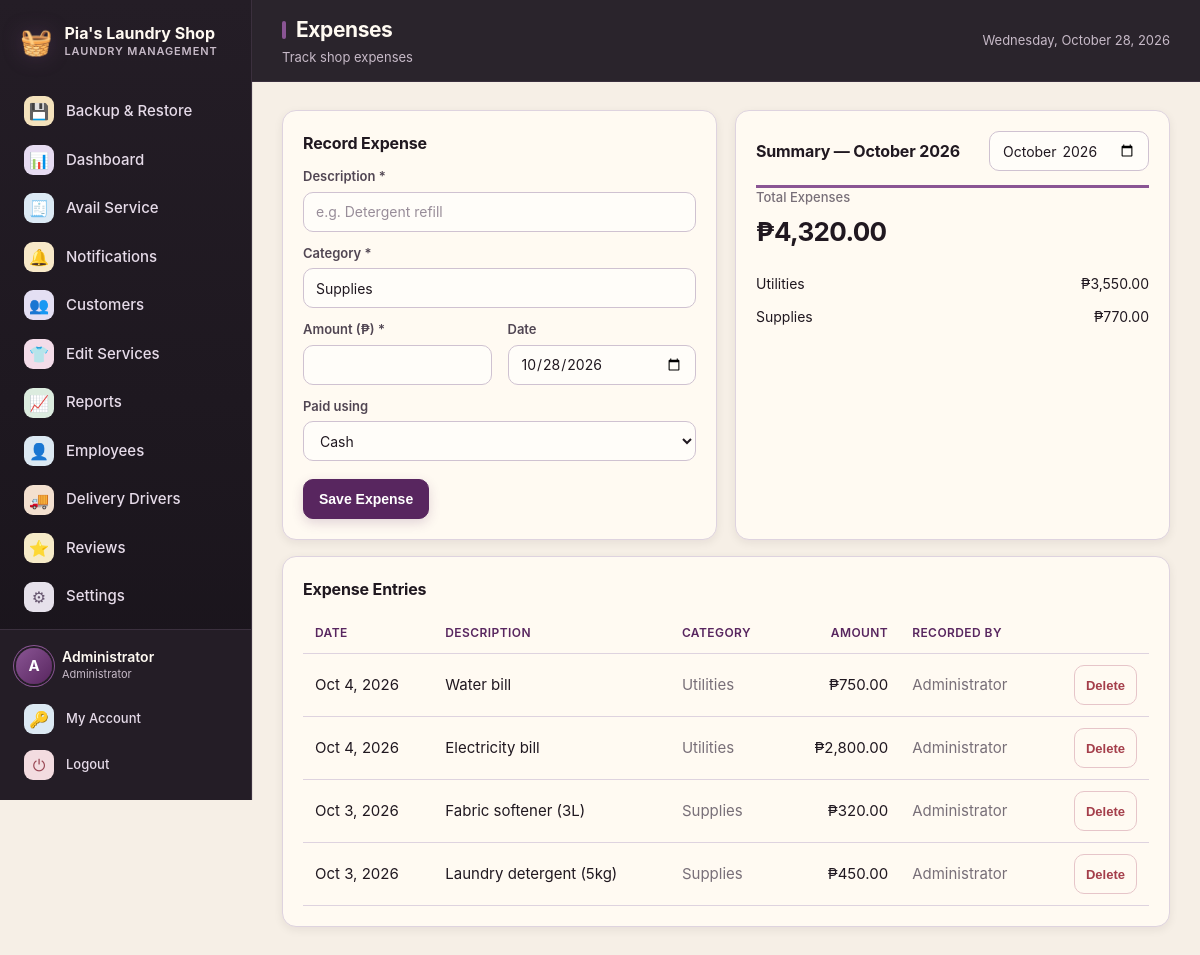
/expenses.php (signed in), run on the app's committed database.
### tables this page shows
CREATE TABLE users (
  id          INT UNSIGNED NOT NULL AUTO_INCREMENT,
  full_name   VARCHAR(100) NOT NULL,
  username    VARCHAR(50)  NOT NULL,
  password    VARCHAR(255) NOT NULL,
  email       VARCHAR(120) DEFAULT NULL,
  phone       VARCHAR(30)  DEFAULT NULL,
  role        ENUM('admin','staff') NOT NULL DEFAULT 'staff',
  is_active   TINYINT(1)   NOT NULL DEFAULT 1,
  created_at  DATETIME     NOT NULL DEFAULT CURRENT_TIMESTAMP,
  PRIMARY KEY (id),
  UNIQUE KEY uq_users_username (username)
);

CREATE TABLE expenses (
  id           INT UNSIGNED NOT NULL AUTO_INCREMENT,
  description  VARCHAR(255) NOT NULL,
  category     VARCHAR(60)  NOT NULL DEFAULT 'Supplies',
  amount       DECIMAL(10,2) NOT NULL DEFAULT 0.00,
  payment_method VARCHAR(30) NOT NULL DEFAULT 'cash',
  expense_date DATE         NOT NULL,
  created_by   INT UNSIGNED DEFAULT NULL,
  created_at   DATETIME     NOT NULL DEFAULT CURRENT_TIMESTAMP,
  PRIMARY KEY (id),
  KEY idx_expenses_date (expense_date)
);

### includes/functions.php (called while the page is built, shortened)
<?php
function e($value): string
{
    return htmlspecialchars((string) $value, ENT_QUOTES, 'UTF-8');
}
function money($amount): string
{
    return '₱' . number_format((float) $amount, 2);
}
function get_setting(string $key, string $default = ''): string
{
    static $cache = null;
    if ($cache === null) {
        $cache = [];
        foreach (db()->query("SELECT `key`, `value` FROM settings") as $row) {
            $cache[$row['key']] = (string) $row['value'];
        }
    }
    return $cache[$key] ?? $default;
}
function asset_prefix(): string
{
    static $prefix = null;
    if ($prefix !== null) {
        return $prefix;
    }
    $appRoot   = realpath(__DIR__ . '/..');
    $scriptDir = realpath(dirname($_SERVER['SCRIPT_FILENAME'] ?? __FILE__));
    $prefix = '';
    if ($appRoot && $scriptDir && strpos($scriptDir, $appRoot) === 0) {
        $rel = trim(str_replace('\\', '/', substr($scriptDir, strlen($appRoot))), '/');
    }
    return $prefix;
}
function asset(string $path): string
{
    return asset_prefix() . ltrim($path, '/');
}

### config/database.php (called while the page is built, shortened)
<?php
function db(): PDO
{
    static $pdo = null;
    if ($pdo === null) {
        try {
            $pdoOptions = [
                PDO::ATTR_ERRMODE            => PDO::ERRMODE_EXCEPTION,
                PDO::ATTR_DEFAULT_FETCH_MODE => PDO::FETCH_ASSOC,
                PDO::ATTR_EMULATE_PREPARES   => false,
            ];
            $dsn = 'mysql:host=' . DB_HOST . ';port=' . DB_PORT . ';dbname=' . DB_NAME . ';charset=' . DB_CHARSET;
            $environmentDatabaseName = getenv('DB_NAME');
            $railwayDatabaseName = getenv('MYSQLDATABASE');
            $useAutomaticLocalSelection = ($environmentDatabaseName === false || $environmentDatabaseName === '')
                && ($railwayDatabaseName === false || $railwayDatabaseName === '');
            if ($useAutomaticLocalSelection) {
                try {
                    $pdo = new PDO($dsn, DB_USER, DB_PASS, $pdoOptions);
                } catch (PDOException $e) {
                    $isUnknownDatabase = isset($e->errorInfo[1]) && (int) $e->errorInfo[1] === 1049;
                    if (!$isUnknownDatabase) {
                        throw $e;
                    }
                    $legacyDsn = 'mysql:host=' . DB_HOST . ';port=' . DB_PORT . ';dbname=laundry_pos;charset=' . DB_CHARSET;
                    $pdo = new PDO($legacyDsn, DB_USER, DB_PASS, $pdoOptions);
                    error_log('Using legacy laundry_pos database because laundry_pias is not present.');
                }
            } else {
                $pdo = new PDO($dsn, DB_USER, DB_PASS, $pdoOptions);
            }
        } catch (PDOException $e) {
            http_response_code(500);
            exit('<h2>Database connection failed</h2>'
                . '<p>Could not connect to MySQL. Please check that:</p>'
                . '<ul>'
                . '<li>The MySQL service is <strong>running</strong> - start it from the XAMPP Control Panel, or click Start All in Laragon.</li>'
                . '<li>The database <code>' . htmlspecialchars(DB_NAME) . '</code> exists (import <code>database/laundry_pos.sql</code>).</li>'
                . '<li>Credentials in <code>config/database.php</code> match your setup.</li>'
                . '</ul>'
                . '<p style="color:#888"><small>' . htmlspecialchars($e->getMessage()) . '</small></p>');
        }
    }
    return $pdo;
}

### includes/auth.php (called while the page is built, shortened)
<?php
require_once __DIR__ . '/../config/database.php';
require_once __DIR__ . '/functions.php';
function current_user(): ?array
{
    static $user = null;
    if ($user === null) {
        $stmt = db()->prepare("SELECT * FROM users WHERE id = ? AND is_active = 1");
        $stmt->execute([$_SESSION['user_id']]);
        $user = $stmt->fetch() ?: null;
    }
    return $user;
}
function require_login(): void
{
    if (!current_user()) {
        redirect('index.php');
    }
}
function require_admin(): void
{
    require_login();
}

### expenses.php (the view, shortened to what this page needs)
<?php
require_once __DIR__ . '/includes/auth.php';
require_admin();
$pdo = db();
$month = $_GET['month'] ?? date('Y-m');
$whereSql  = "WHERE DATE_FORMAT(expense_date, '%Y-%m') = ?";
$params    = [$month];
$stmt = $pdo->prepare("SELECT e.*, u.full_name AS created_by_name
                       FROM expenses e LEFT JOIN users u ON u.id = e.created_by
                       $whereSql ORDER BY e.expense_date DESC, e.id DESC");
$stmt->execute($params);
$expenses = $stmt->fetchAll();
$monthTotal = (float)$pdo->query(
    "SELECT COALESCE(SUM(amount),0) FROM expenses WHERE DATE_FORMAT(expense_date, '%Y-%m') = " . $pdo->quote($month)
)->fetchColumn();
$categoryTotals = [];
foreach ($expenses as $e) {
    $categoryTotals[$e['category']] = ($categoryTotals[$e['category']] ?? 0) + (float)$e['amount'];
}
$pageTitle = 'Expenses';
$pageSubtitle = 'Track shop expenses';
include __DIR__ . '/includes/header.php';
?>
<div class="grid two">
  <div class="card">
    <h2>Record Expense</h2>
    <form method="post" action="expenses.php">
      <label for="description">Description *</label>
      <input type="text" id="description" name="description" required placeholder="e.g. Detergent refill">
      <label for="category">Category *</label>
      <input type="text" id="category" name="category" list="expCategory" required value="Supplies">
      <div class="form-row">
        <div>
          <label for="amount">Amount (₱) *</label>
          <input type="number" id="amount" name="amount" min="0" step="0.01" required>
        </div>
        <div>
          <label for="expense_date">Date</label>
          <input type="date" id="expense_date" name="expense_date" value="<?= e(date('Y-m-d')) ?>">
        </div>
      </div>
      <label for="payment_method">Paid using</label>
      <select id="payment_method" name="payment_method"><option value="cash">Cash</option><option value="gcash">GCash</option><option value="maya">Maya</option><option value="card">Card</option></select>
      <div class="form-actions">
        <button type="submit" class="btn btn-primary">Save Expense</button>
      </div>
    </form>
  </div>
  <div class="card">
    <div class="card-head">
      <h2>Summary — <?= e(date('F Y', strtotime($month . '-01'))) ?></h2>
      <form method="get" action="expenses.php">
        <input type="month" name="month" value="<?= e($month) ?>" onchange="this.form.submit()" style="width:160px;">
      </form>
    </div>
    <div class="stat-card">
      <div class="stat-label">Total Expenses</div>
      <div class="stat-value"><?= money($monthTotal) ?></div>
    </div>
    <div class="mt-16">
      <?php foreach ($categoryTotals as $cat => $amt): ?>
        <div class="summary-row"><span><?= e($cat) ?></span><span><?= money($amt) ?></span></div>
      <?php endforeach; ?>
    </div>
  </div>
</div>
<div class="card mt-16">
  <h2>Expense Entries</h2>
  <div class="table-wrap">
    <table>
      <thead><tr><th>Date</th><th>Description</th><th>Category</th><th class="num">Amount</th><th>Recorded by</th><th></th></tr></thead>
      <tbody>
        <?php foreach ($expenses as $e): ?>
        <tr>
          <td><?= e(date('M j, Y', strtotime($e['expense_date']))) ?></td>
          <td><?= e($e['description']) ?></td>
          <td class="muted"><?= e($e['category']) ?></td>
          <td class="num"><?= money($e['amount']) ?></td>
          <td class="muted"><?= e($e['created_by_name'] ?: '—') ?></td>
          <td class="right">
            <form method="post" action="expenses.php" style="display:inline;"
                  onsubmit="return confirm('Delete this expense?');">
              <button class="btn btn-danger btn-sm" type="submit">Delete</button>
            </form>
          </td>
        </tr>
        <?php endforeach; ?>
      </tbody>
    </table>
  </div>
</div>
<?php include __DIR__ . '/includes/footer.php'; ?>

### includes/header.php (shortened to what this page needs)
<?php
$user     = current_user();
$shopName = get_setting('shop_name', "Pia's Laundry Shop");
$active   = basename($_SERVER['PHP_SELF'] ?? '');
$prefix   = asset_prefix();
$nav = [
    ['Backup & Restore', 'backup.php', '&#128190;', true],
    ['Dashboard',    'dashboard.php',  '&#128202;', false],
    ['Avail Service','orders.php',     '&#129534;', false],
    ['Notifications','notifications.php','&#128276;', false],
    ['Customers',    'customers.php',  '&#128101;', false],
    ['Edit Services','services.php',   '&#128085;', true],
    ['Reports',      'reports.php',    '&#128200;', true],
    ['Employees',    'employees.php',  '&#128100;', true],
    ['Delivery Drivers', 'delivery_drivers.php', '&#128666;', false],
    ['Reviews',      'reviews.php',     '&#11088;', true],
    ['Settings',     'settings.php',   '&#9881;', true],
];
?>
<!DOCTYPE html>
<html lang="en">
<head>
<link rel="stylesheet" href="<?= e(asset('assets/css/style.css')) ?>?v=status-timeline-20261019">
</head>
<body>
<div class="app">
  <aside class="sidebar" id="sidebar" aria-label="Main navigation">
    <div class="brand">
      <span class="brand-icon">&#129530;</span>
      <div class="brand-text">
        <div class="brand-name"><?= e($shopName) ?></div>
        <div class="brand-sub">Laundry Management</div>
      </div>
    </div>
    <nav class="nav">
      <?php foreach ($nav as $item):
          [$label, $href, $icon, $adminOnly] = $item; $iconClass = 'nav-icon-' . preg_replace('/[^a-z0-9_-]/i', '', pathinfo($href, PATHINFO_FILENAME));
          $isActive = ($active === $href || $active === basename($href)) ? ' active' : '';
      ?>
      <a class="nav-link<?= $isActive ?>" href="<?= e($prefix . $href) ?>">
        <span class="nav-icon <?= e($iconClass) ?>"><?= $icon ?></span>
        <span><?= e($label) ?></span>
      </a>
      <?php endforeach; ?>
    </nav>
    <div class="sidebar-footer">
      <div class="user-chip">
        <div class="avatar"><?= e(strtoupper(substr($user['full_name'], 0, 1))) ?></div>
        <div class="user-meta">
          <div class="user-name"><?= e($user['full_name']) ?></div>
          <div class="user-role"><?= $user['role'] === 'admin' ? 'Administrator' : 'Staff' ?></div>
        </div>
      </div>
      <a class="nav-link small" href="<?= e($prefix) ?>profile.php"><span class="nav-icon nav-icon-profile">&#128273;</span><span>My Account</span></a>
      <a class="nav-link small" href="<?= e($prefix) ?>logout.php"><span class="nav-icon nav-icon-logout">&#9211;</span><span>Logout</span></a>
    </div>
  </aside>
  <div class="main">
    <header class="topbar">
      <div class="topbar-title">
        <h1><?= isset($pageTitle) ? e($pageTitle) : 'Dashboard' ?></h1>
        <?php if (isset($pageSubtitle)): ?><p><?= e($pageSubtitle) ?></p><?php endif; ?>
      </div>
      <div class="topbar-right">
        <span class="today"><?= e(date('l, F j, Y')) ?></span>
      </div>
    </header>
    <main class="content">

### data on the page
users: full_name "A", full_name "Administrator"
expenses: expense_date "Oct 4, 2026", description "Water bill", category "Utilities", amount "₱750.00", users.full_name "Administrator"
expenses: expense_date "Oct 4, 2026", description "Electricity bill", category "Utilities", amount "₱2,800.00", users.full_name "Administrator"
expenses: expense_date "Oct 3, 2026", description "Fabric softener (3L)", category "Supplies", amount "₱320.00", users.full_name "Administrator"
expenses: expense_date "Oct 3, 2026", description "Laundry detergent (5kg)", category "Supplies", amount "₱450.00", users.full_name "Administrator"

### other printed values
$shopName "Pia's Laundry Shop"
$icon "💾"
$label "Backup & Restore"
$icon "📊"
$label "Dashboard"
$icon "🧾"
$label "Avail Service"
$icon "🔔"
$label "Notifications"
$icon "👥"
$label "Customers"
$icon "👕"
$label "Edit Services"
$icon "📈"
$label "Reports"
